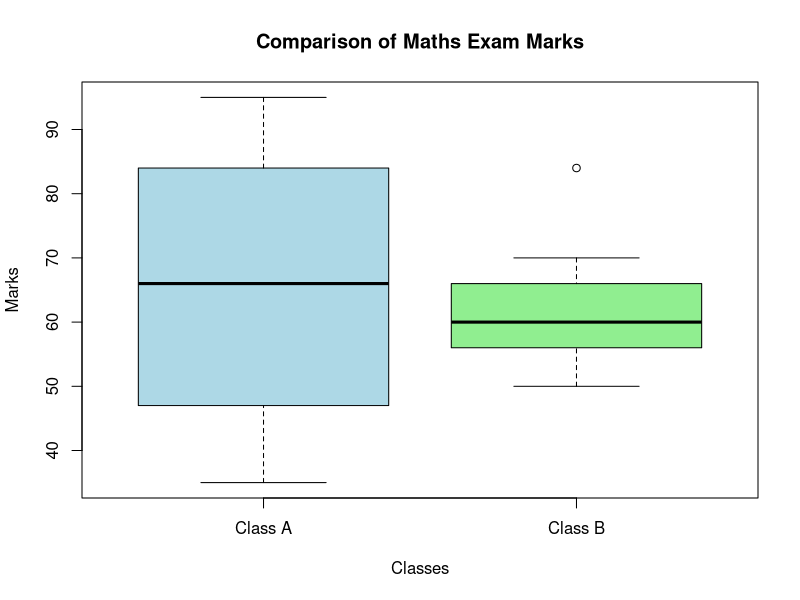

Recreate this plot in R.
A <- c(76, 35, 47, 64, 95, 66, 89, 36, 84)
B <- c(51, 56, 84, 60, 59, 70, 63, 66, 50)

# (i) Mean, Median and Range
cat("Class A Mean:", mean(A), "\n")
cat("Class A Median:", median(A), "\n")
cat("Class A Range:", diff(range(A)), "\n")

cat("Class B Mean:", mean(B), "\n")
cat("Class B Median:", median(B), "\n")
cat("Class B Range:", diff(range(B)), "\n")

# (ii) Boxplot
boxplot(A, B,
        names = c("Class A", "Class B"),
        main = "Comparison of Maths Exam Marks",
        xlab = "Classes",
        ylab = "Marks",
        col = c("lightblue", "lightgreen"))
